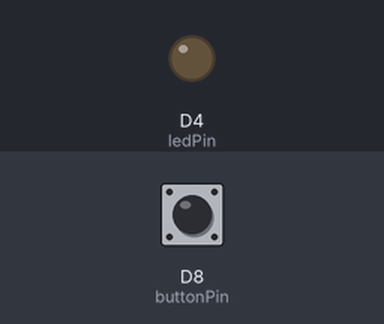
The sketch below on a simulated ESP8266 (NodeMCU). On the bench: output pins drawn as LEDs (lit = HIGH). The test bench sets the inputs (shaded band); at power-on: D8 (buttonPin) HIGH. The audio player accepts every command and is not drawn; what the sketch prints to the serial monitor is not drawn.

Above: at 1.2 s.
1.3 s: D8 (buttonPin) pulled LOW for 0.15 s
At 1.37 s:
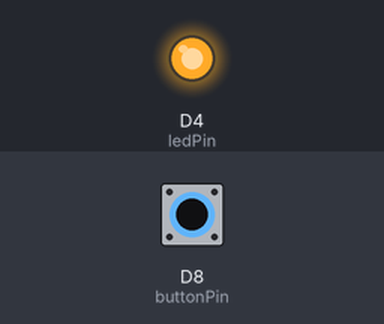
2.9 s: D8 (buttonPin) pulled LOW for 3.2 s
At 6.5 s:
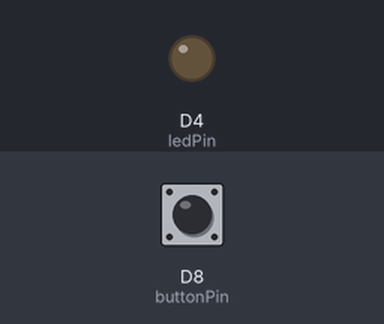
Timing chart, 0 to 8.0 s (numbered marks = the images above; inputs shaded):
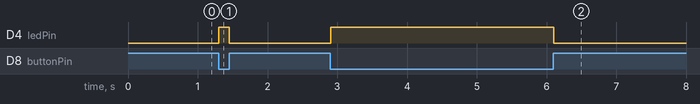

The sketch:

Robot_odtwarzacz.ino
```cpp
// set pin numbers
const int buttonPin = 15;     // the number of button / contact sensor pin
const int ledPin =  2;       // the number of the LED pin on your board

// variables
int buttonState = 0; // variable for storing the pushbutton status
boolean soundplayed = false; // variable for storing if the sound was played

#include <SoftwareSerial.h>
#include <DFMiniMp3.h>


// obligatory class for DfMiniMp3 library
class Mp3Notify
{
public:
  static void PrintlnSourceAction(DfMp3_PlaySources source, const char* action)
  {
    if (source & DfMp3_PlaySources_Sd)
    {
        Serial.print("SD Card, ");
    }
    if (source & DfMp3_PlaySources_Usb)
    {
        Serial.print("USB Disk, ");
    }
    if (source & DfMp3_PlaySources_Flash)
    {
        Serial.print("Flash, ");
    }
    Serial.println(action);
  }
  static void OnError(uint16_t errorCode)
  {
    // see DfMp3_Error for code meaning
    Serial.println();
    Serial.print("Com Error ");
    Serial.println(errorCode);
  }
  static void OnPlayFinished(DfMp3_PlaySources source, uint16_t track)
  {
    Serial.print("Play finished for #");
    Serial.println(track);
  }
  static void OnPlaySourceOnline(DfMp3_PlaySources source)
  {
    PrintlnSourceAction(source, "online");
  }
  static void OnPlaySourceInserted(DfMp3_PlaySources source)
  {
    PrintlnSourceAction(source, "inserted");
  }
  static void OnPlaySourceRemoved(DfMp3_PlaySources source)
  {
    PrintlnSourceAction(source, "removed");
  }
};

SoftwareSerial secondarySerial(D1, D2); // RX, TX pin declaration
DFMiniMp3<SoftwareSerial, Mp3Notify> mp3(secondarySerial); // object creation

void setup() {
  Serial.begin(9600);

  Serial.println("initializing...");

  mp3.begin();
  mp3.reset();

  // show some properties and set the volume
  uint16_t volume = mp3.getVolume();
  Serial.print("volume ");
  Serial.println(volume);
  mp3.setVolume(24);


  Serial.println("starting...");
  mp3.setRepeatPlayCurrentTrack(false);
  mp3.setRepeatPlayAllInRoot(false);


  pinMode(buttonPin, INPUT);  // initialize the pushbutton pin as an input
  pinMode(ledPin, OUTPUT); // initialize the LED pin as an output
}

void loop() {

  buttonState = digitalRead(buttonPin);   // read the state of the pushbutton value
  Serial.println(buttonState); // print to serial state of a button

  // playing logic
  if (buttonState == LOW) {
    if(soundplayed == false){
      mp3.playMp3FolderTrack(1);
      soundplayed = true;
    }
    digitalWrite(LED_BUILTIN, HIGH);


  } else {
    soundplayed = false;
    mp3.stop();
    // turn LED off
    digitalWrite(LED_BUILTIN, LOW);
  }

  mp3.loop();
}
```

Measured:
- after the input at 1.3 s, D4 (ledPin): LOW → HIGH at once, → LOW 0.15 s later
- after the input at 2.9 s, D4 (ledPin): LOW → HIGH at once, → LOW 3.2 s later
